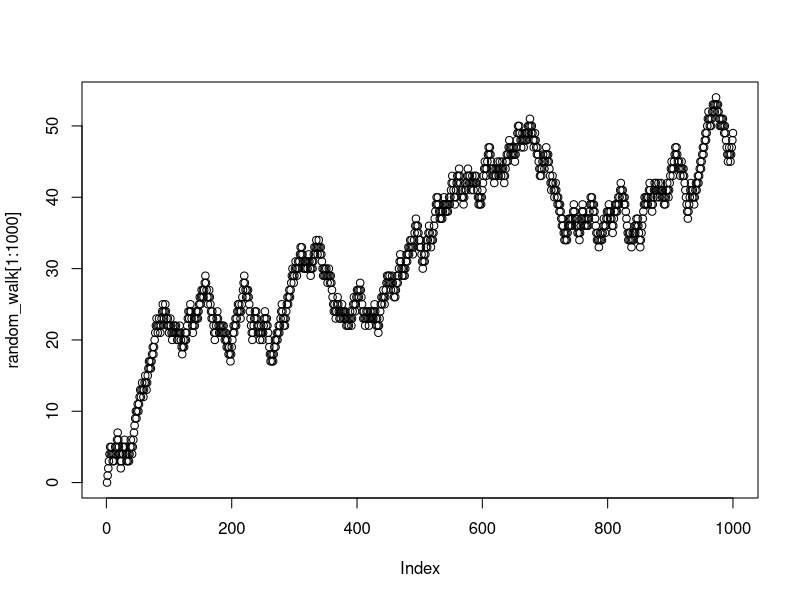

This figure's R source:
## ---- chunk 1
wikipedia<-"Jacob Cornelisz van Oostsanen (before 1470 – 1533) was a Northern Netherlandish painter and designer of woodcuts. This oil-on-panel painting, by his son Dirck Jacobsz., depicts Van Oostsanen painting a portrait of his wife Anna. Though Van Oostsanen had died in 1533, his wife lived until around 1550, the year in which this work was painted. Its format ingeniously incorporates the viewer in its fiction. The painter looks out, presumably at his subject, whose likeness he is depicting. The work may have been intended to serve as a memorial to Jacobsz.'s parents, to be installed above the couple's tomb in a church."

  #deconstruct the words, and convert all to lower case
  #organize them into a table to create a data frame 
  #exclude everything but letters in letter_counts and save as final
  #add the probabilities column to the final, and print table
wiki_letters<-unlist(strsplit(wikipedia,split=""))
lower_case<-tolower(wiki_letters)

letter_counts<-table(lower_case)
letter_counts<-data.frame(letter_counts)

library(dplyr)

final<-letter_counts%>%
  filter(lower_case%in%letters==TRUE)

total_letters<-sum(final$Freq)

final<-final%>%
  mutate(probabilities=Freq/total_letters)

knitr::kable(final)
## ---- chunk 2
  #create a sequence and organize them in a matrix
  #paste by row the letters, to create 5 letter strings 
my_strings<-sample(final$lower_case,50*5,replace=TRUE)

random_strings<-matrix(my_strings,ncol=5)

my_letters<-c()
for(i in 1:dim(random_strings)[1]){
  my_letters[i]<-paste(random_strings[i,],collapse = "")
}
my_letters

## ---- chunk 3
  #simulate coin flips 
  #initialize vectors 
  #at each iteration, steps are added to the previous position of random walk
sim_flips<-sample(c(1,-1),9999,replace=TRUE)
  
steps<-c()
random_walk<-c(0)
for(i in 1:length(sim_flips)){
  steps[i]<-sim_flips[i]
  random_walk[i+1]<-steps[i]+random_walk[i]
}
plot(random_walk[1:1000])
## ---- chunk 4
min(random_walk)
max(random_walk)
  
## ---- chunk 5
logical_step<-sign(random_walk)

sequence<-c()
counter<-0
for(i in 1:length(logical_step)){
  if(logical_step[i]==0){
    sequence<-c(sequence, counter)
    counter<-0
  } else {
      counter<-counter+logical_step[i]
  }
}
max(sequence)

 
